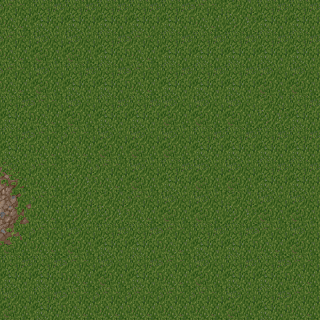

A 2D game scene composited from a Tiled map and its tileset images. What follows is a short description and the map's XML, with each tile layer's data collapsed to a summary:
An orthogonal 10x10 tile map with 32x32 px tiles, 1 tile layer (Tile Layer 1).

<map version="1.0" orientation="orthogonal" width="10" height="10" tilewidth="32" tileheight="32">
 <tileset firstgid="1" name="mountain_landscape" tilewidth="32" tileheight="32">
  <image source="../tilesets/mountain_landscape.png" width="512" height="512" />
 </tileset>
 <layer name="Tile Layer 1" width="10" height="10">
  <data>[100 cells, 100 non-empty, 7 distinct tile ids]</data>
 </layer>
 <objectgroup name="collision" width="10" height="10" />
</map>
